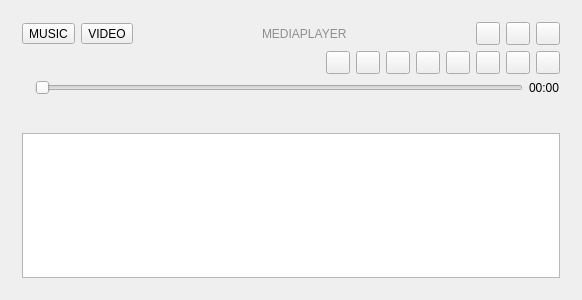
<?xml version="1.0" encoding="UTF-8"?>
<ui version="4.0">
 <class>Widget</class>
 <widget class="QWidget" name="Widget">
  <property name="geometry">
   <rect>
    <x>0</x>
    <y>0</y>
    <width>582</width>
    <height>300</height>
   </rect>
  </property>
  <property name="sizePolicy">
   <sizepolicy hsizetype="Maximum" vsizetype="Maximum">
    <horstretch>0</horstretch>
    <verstretch>0</verstretch>
   </sizepolicy>
  </property>
  <property name="windowTitle">
   <string>Simple Audio Player</string>
  </property>
  <layout class="QGridLayout" name="gridLayout_2">
   <item row="0" column="0">
    <widget class="QWidget" name="widgetInterface" native="true">
     <layout class="QGridLayout" name="gridLayout">
      <item row="4" column="1">
       <layout class="QVBoxLayout" name="verticalLayout">
        <item>
         <spacer name="verticalSpacer">
          <property name="orientation">
           <enum>Qt::Vertical</enum>
          </property>
          <property name="sizeHint" stdset="0">
           <size>
            <width>20</width>
            <height>40</height>
           </size>
          </property>
         </spacer>
        </item>
        <item>
         <layout class="QHBoxLayout" name="horizontalLayout_6"/>
        </item>
        <item>
         <spacer name="verticalSpacer_2">
          <property name="orientation">
           <enum>Qt::Vertical</enum>
          </property>
          <property name="sizeHint" stdset="0">
           <size>
            <width>20</width>
            <height>40</height>
           </size>
          </property>
         </spacer>
        </item>
       </layout>
      </item>
      <item row="1" column="1">
       <layout class="QHBoxLayout" name="horizontalLayout_5">
        <item>
         <widget class="QLabel" name="currentTrack">
          <property name="styleSheet">
           <string notr="true">QLabel{
	font: 8pt &quot;Century Gothic&quot;;}</string>
          </property>
          <property name="text">
           <string/>
          </property>
         </widget>
        </item>
        <item>
         <widget class="QToolButton" name="btn_add"/>
        </item>
        <item>
         <widget class="QToolButton" name="btn_del">
          <property name="text">
           <string/>
          </property>
         </widget>
        </item>
        <item>
         <layout class="QGridLayout" name="gridLayout_3"/>
        </item>
        <item>
         <widget class="QToolButton" name="btn_random">
          <property name="text">
           <string/>
          </property>
         </widget>
        </item>
        <item>
         <widget class="QToolButton" name="btn_previous">
          <property name="text">
           <string/>
          </property>
         </widget>
        </item>
        <item>
         <widget class="QToolButton" name="btn_stop">
          <property name="text">
           <string/>
          </property>
         </widget>
        </item>
        <item>
         <widget class="QToolButton" name="btn_play">
          <property name="text">
           <string/>
          </property>
         </widget>
        </item>
        <item>
         <widget class="QToolButton" name="btn_pause">
          <property name="text">
           <string/>
          </property>
         </widget>
        </item>
        <item>
         <widget class="QToolButton" name="btn_next">
          <property name="text">
           <string/>
          </property>
         </widget>
        </item>
       </layout>
      </item>
      <item row="8" column="1">
       <widget class="QTableView" name="playlistView"/>
      </item>
      <item row="0" column="1">
       <layout class="QHBoxLayout" name="horizontalLayout_3">
        <item>
         <layout class="QHBoxLayout" name="horizontalLayout_2">
          <item>
           <widget class="QToolButton" name="btn_music">
            <property name="text">
             <string>MUSIC</string>
            </property>
           </widget>
          </item>
          <item>
           <widget class="QToolButton" name="btn_video">
            <property name="text">
             <string>VIDEO</string>
            </property>
           </widget>
          </item>
         </layout>
        </item>
        <item>
         <spacer name="horizontalSpacer_3">
          <property name="orientation">
           <enum>Qt::Horizontal</enum>
          </property>
          <property name="sizeHint" stdset="0">
           <size>
            <width>40</width>
            <height>20</height>
           </size>
          </property>
         </spacer>
        </item>
        <item>
         <widget class="QLabel" name="label">
          <property name="styleSheet">
           <string notr="true">QLabel{
color:rgb(143, 143, 143);
	font: 8pt &quot;Century Gothic&quot;;}</string>
          </property>
          <property name="text">
           <string>MEDIAPLAYER</string>
          </property>
         </widget>
        </item>
        <item>
         <spacer name="horizontalSpacer_4">
          <property name="orientation">
           <enum>Qt::Horizontal</enum>
          </property>
          <property name="sizeHint" stdset="0">
           <size>
            <width>40</width>
            <height>20</height>
           </size>
          </property>
         </spacer>
        </item>
        <item>
         <layout class="QHBoxLayout" name="horizontalLayout">
          <item>
           <widget class="QToolButton" name="btn_minimize">
            <property name="acceptDrops">
             <bool>false</bool>
            </property>
            <property name="text">
             <string/>
            </property>
           </widget>
          </item>
          <item>
           <widget class="QToolButton" name="btn_maximize">
            <property name="text">
             <string/>
            </property>
           </widget>
          </item>
          <item>
           <widget class="QToolButton" name="btn_close">
            <property name="text">
             <string/>
            </property>
           </widget>
          </item>
         </layout>
        </item>
       </layout>
      </item>
      <item row="2" column="1">
       <layout class="QHBoxLayout" name="horizontalLayout_4">
        <item>
         <widget class="QLabel" name="label_2">
          <property name="text">
           <string/>
          </property>
         </widget>
        </item>
        <item>
         <widget class="QSlider" name="positionSlider">
          <property name="styleSheet">
           <string notr="true"/>
          </property>
          <property name="orientation">
           <enum>Qt::Horizontal</enum>
          </property>
         </widget>
        </item>
        <item>
         <widget class="QLabel" name="positionLabel">
          <property name="styleSheet">
           <string notr="true">QLabel{
	font: 8pt &quot;Century Gothic&quot;;}</string>
          </property>
          <property name="text">
           <string>00:00</string>
          </property>
         </widget>
        </item>
       </layout>
      </item>
     </layout>
    </widget>
   </item>
  </layout>
 </widget>
 <layoutdefault spacing="6" margin="11"/>
 <resources/>
 <connections/>
</ui>
